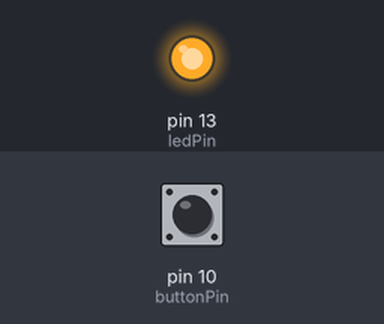
Bench run of a sketch on a simulated Arduino Uno, built with avr-gcc and run on an emulated ATmega328P. Parts: output pins drawn as LEDs (lit = HIGH). The inputs (shaded band) are chosen by the test bench; at power-on: pin 10 (buttonPin) HIGH. What the sketch prints to the serial monitor is not drawn.

Above: at 1.2 s.
1.3 s: pin 10 (buttonPin) pulled LOW for 0.15 s
At 1.38 s:
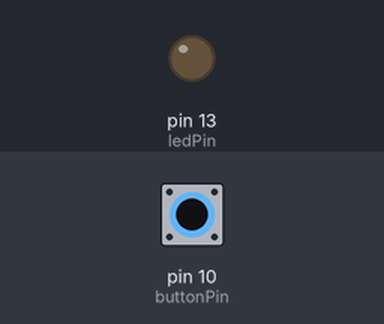
2.9 s: pin 10 (buttonPin) pulled LOW for 3.2 s
At 7.1 s:
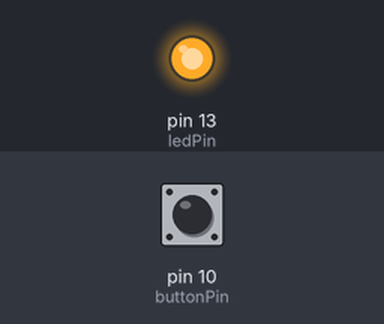
Timing chart, 0 to 8.6 s (numbered marks = the images above; inputs shaded):
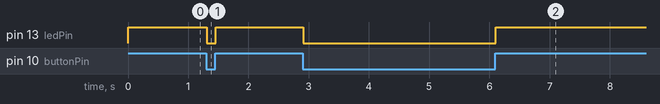

The sketch:

button.ino
```cpp
// constants won't change. They're used here to set pin numbers:
const int buttonPin = 10;  // the number of the pushbutton pin
int ledPin = 13;    // the number of the LED pin

// variables will change:
int buttonState = 0;  // variable for reading the pushbutton status

void setup() {
  // initialize the LED pin as an output:
  pinMode(ledPin, OUTPUT);
  pinMode(buttonPin, INPUT_PULLUP);
  Serial.begin(9600);
}

void loop() {
  buttonState = digitalRead(buttonPin);
  Serial.println(buttonState);
  if (buttonState == HIGH) {
    digitalWrite(ledPin, HIGH);
  } else {
    digitalWrite(ledPin, LOW);
  }
}
```

Measured:
- after the input at 1.3 s, pin 13 (ledPin): HIGH → LOW at once, → HIGH 0.15 s later
- after the input at 2.9 s, pin 13 (ledPin): HIGH → LOW at once, → HIGH 3.2 s later
